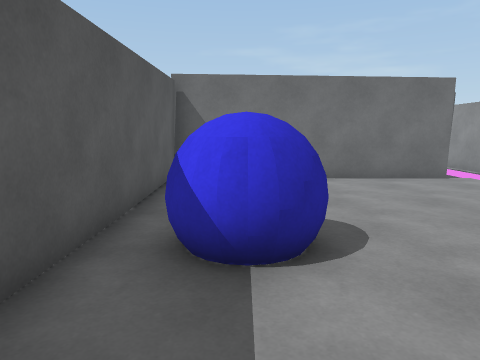
[1] (above)

16 first-person views from a walk through a scene from a Unity 3-D project. The camera is 1.4 m above the floor, tilts 8° down and sees 70° across. The floor is counted in squares, 1 m on a side. Each view is taken from the middle of a square. On the plan, view 1 faces up. The plan holds only what a view shows up to about 15 squares ahead; the rest is blank. The place goes on beyond the plan. The player is left out.

[2]
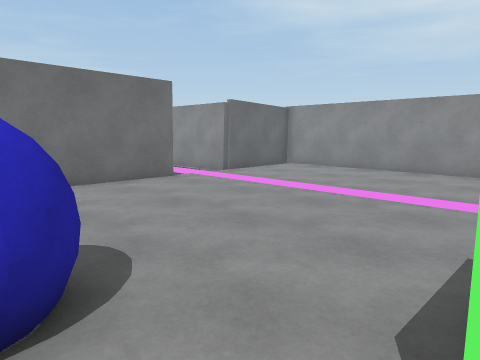

[3]
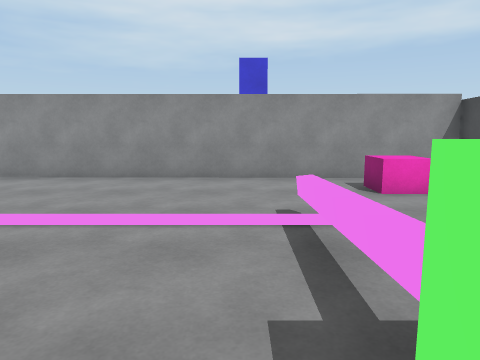

[4]
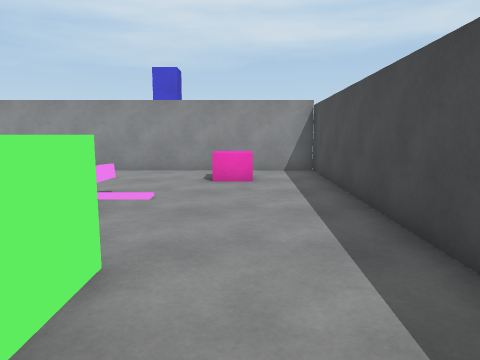

[5]
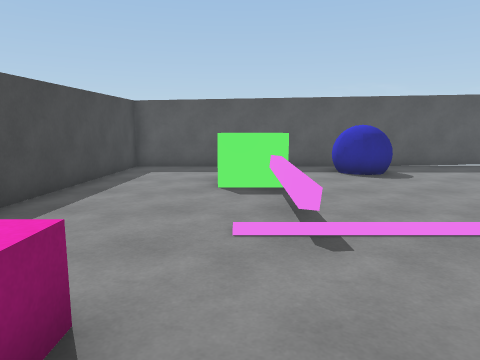

[6]
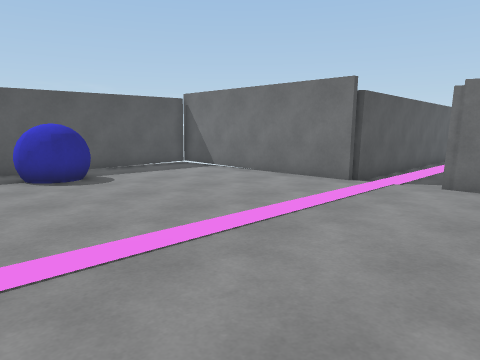

[7]
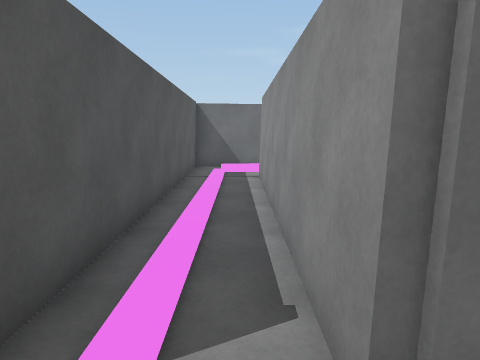

[8]
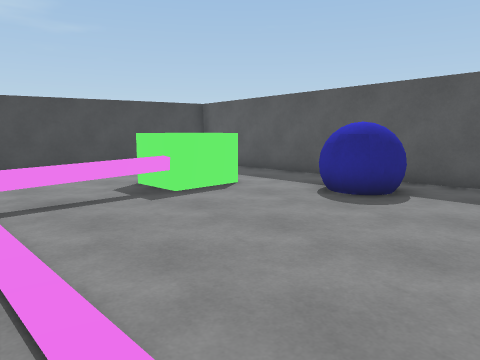

[9]
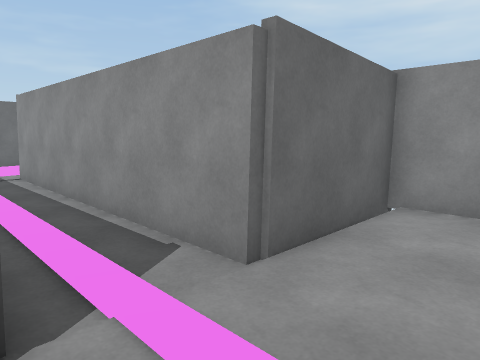

[10]
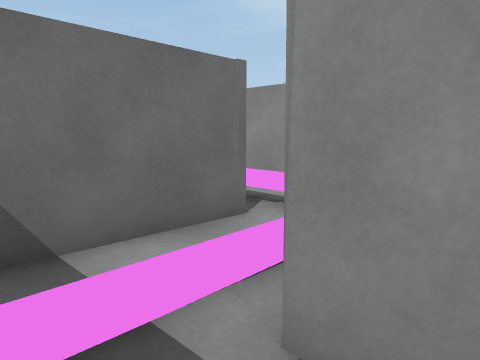

[11]
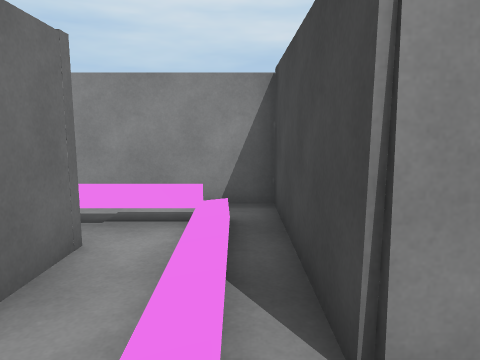

[12]
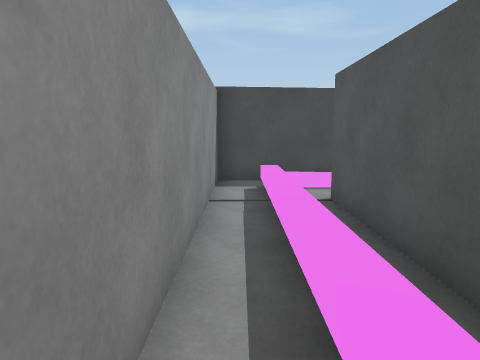

[13]
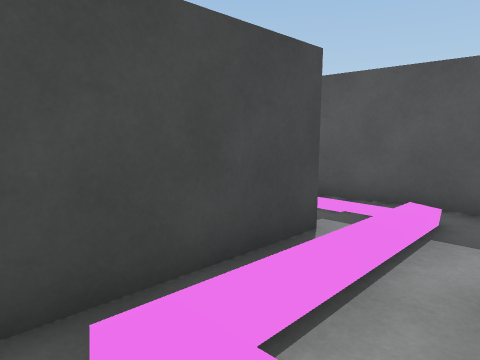

[14]
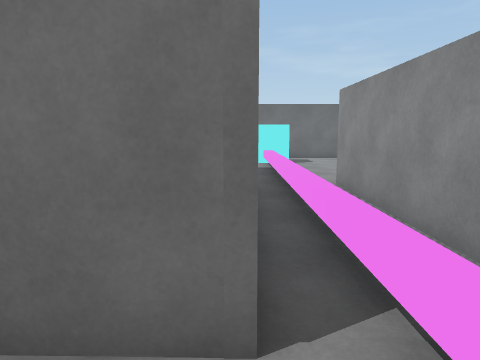

[15]
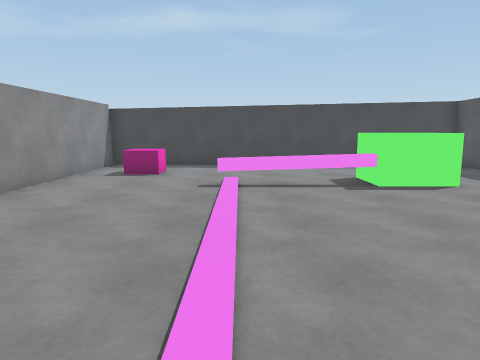

[16]
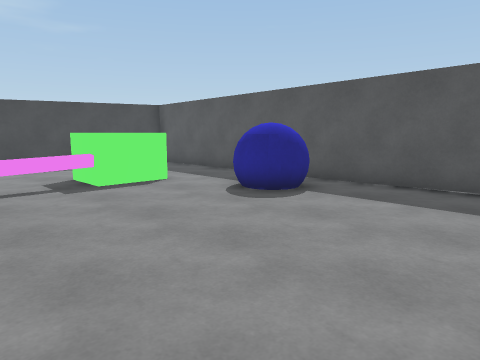

### Floor plan
Key: @ floor where view 1 was taken; # wall or solid block; . floor; / step, stairs or slope; = window, fence, low wall or low ledge; O other object.
Columns run from 2 left of view 1 to 14 right of it. Each row starts with its distance up from view 1.
 30               =.#
 29               = #
 28              #=.#
 27              #=.#
 26              #=.#
 25              #=.#
 24              #=.#
 23         ######=.#
 22         #.....=.#
 21         #./////.#
 20         #/.######
 19         #/.#
 18         #/.#
 17         #/.#
 16         #/.#
 15         #/.#
 14         #/.#
 13         #/.#
 12         #/.#
 11 ###     #/.#####
 10 #.#######......#
  9 #..............#
  8 #..............#
  7 #..............#
  6 #..............#
  5 # OO...........#
  4 #OOO...........#
  3 #.O............#
  2 #..............#
  1 #..OOO====.....#
  0 #.@ OO.........#
 -1 #...........O..#
 -2 #...........OO.#
 -3 #..............#
 -4 ######.........#
 -5      ###########

Positions as (right, up) in squares from view 1, and headings:
1: (0, 0), facing up
2: (0, 1), facing up-right
3: (2, 2), facing right
4: (0, -2), facing right
5: (12, 0), facing left
6: (11, 1), facing up-left
7: (8, 9), facing up
8: (8, 8), facing down-left
9: (6, 8), facing up-right
10: (7, 19), facing up-right
11: (7, 21), facing right
12: (13, 30), facing down
13: (13, 23), facing down-left
14: (11, 21), facing up
15: (7, 10), facing down
16: (7, 10), facing down-left
